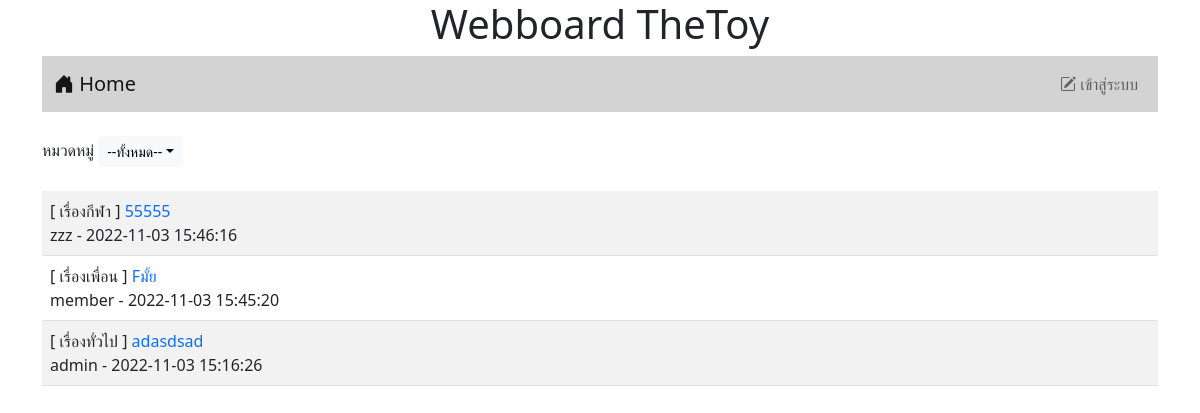
Before: / with the older database file.
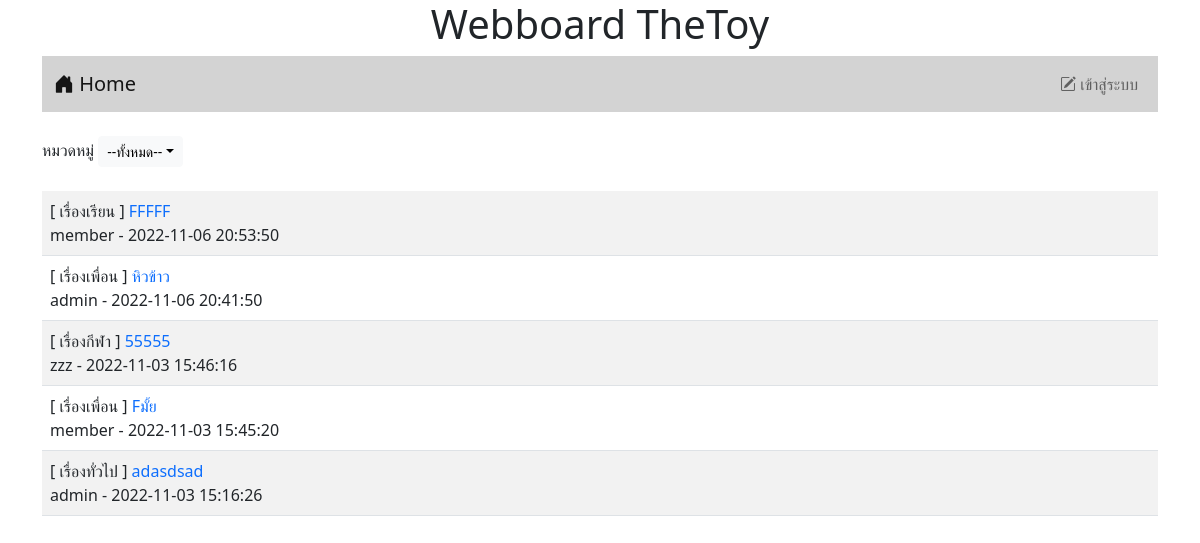
After: the same page with the newer database file.
### tables this page shows
CREATE TABLE `post` (
  `id` int(11) NOT NULL,
  `title` varchar(128) NOT NULL,
  `content` varchar(2048) NOT NULL,
  `post_date` datetime NOT NULL,
  `cat_id` int(11) NOT NULL,
  `user_id` int(11) NOT NULL
);

CREATE TABLE `category` (
  `id` int(11) NOT NULL,
  `name` varchar(32) NOT NULL
);

CREATE TABLE `user` (
  `id` int(11) NOT NULL,
  `login` varchar(32) NOT NULL,
  `password` varchar(64) NOT NULL,
  `name` varchar(64) NOT NULL,
  `gender` char(1) NOT NULL,
  `email` varchar(32) NOT NULL,
  `role` char(1) NOT NULL
);

### index.php (the view, shortened to what this page needs)
<!DOCTYPE html>
<html lang="en">
<head>
    <link href="https://cdn.jsdelivr.net/npm/bootstrap@5.2.2/dist/css/bootstrap.min.css" rel="stylesheet">
    <link rel="stylesheet" href="https://cdn.jsdelivr.net/npm/bootstrap-icons@1.9.1/font/bootstrap-icons.css">
</head>
<?php
    if(!isset($_SESSION['id'])){
?>
<body>
    <div class="container">
    <h1 style="text-align: center;">Webboard TheToy</h1>
    <?php include "nav.php"; ?>
    <br>
    <div class="d-flex">
        <div>
            <label>หมวดหมู่</label>
            <span class="dropdown">
                <button class="btn btn-light dropdown-toggle btn-sm"
                 type="button" id="dropdown2" data-bs-toggle="dropdown"
                  aria-expanded="false">--ทั้งหมด--</button>
            </span>
        </div>
    </div>
<br>
<table class="table table-striped">
        <?php
            $conn=new PDO("mysql:host=localhost;dbname=webboard;charset=utf8","root","");
            $sql="SELECT t3.name,t1.id,t1.title,t2.login,t1.post_date FROM post as t1
            INNER JOIN user as t2 ON (t1.user_id=t2.id) INNER JOIN category as t3 ON
            (t1.cat_id=t3.id) ORDER BY t1.post_date DESC";
            $result=$conn->query($sql);
            while($row=$result->fetch()){
                echo "<tr><td>[ $row[0] ] <a style=text-decoration:none
                href=post.php?id=$row[1]>$row[2]</a><br>
                $row[3] - $row[4]</td></tr>";
            }
        ?>
</table>
    </div>
</body>
<?php } ?>
</html>

Changed rows visible on the page:
added post: category.name "เรื่องเรียน", title "FFFFF", user.login "member", post_date "2022-11-06 20:53:50"
added post: category.name "เรื่องเพื่อน", title "หิวข้าว", user.login "admin", post_date "2022-11-06 20:41:50"
